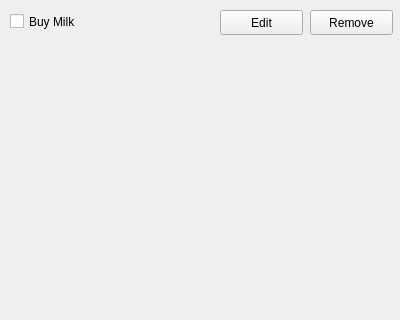
<?xml version="1.0" encoding="UTF-8"?>
<ui version="4.0">
 <class>Task</class>
 <widget class="QWidget" name="Task">
  <property name="geometry">
   <rect>
    <x>0</x>
    <y>0</y>
    <width>400</width>
    <height>320</height>
   </rect>
  </property>
  <property name="windowTitle">
   <string>Form</string>
  </property>
  <widget class="QCheckBox" name="checkBox">
   <property name="geometry">
    <rect>
     <x>10</x>
     <y>10</y>
     <width>90</width>
     <height>23</height>
    </rect>
   </property>
   <property name="text">
    <string>Buy Milk</string>
   </property>
  </widget>
  <widget class="QPushButton" name="pushButton">
   <property name="geometry">
    <rect>
     <x>310</x>
     <y>10</y>
     <width>83</width>
     <height>25</height>
    </rect>
   </property>
   <property name="text">
    <string>Remove</string>
   </property>
  </widget>
  <widget class="QPushButton" name="pushButton_2">
   <property name="geometry">
    <rect>
     <x>220</x>
     <y>10</y>
     <width>83</width>
     <height>25</height>
    </rect>
   </property>
   <property name="text">
    <string>Edit</string>
   </property>
  </widget>
 </widget>
 <resources/>
 <connections/>
</ui>
